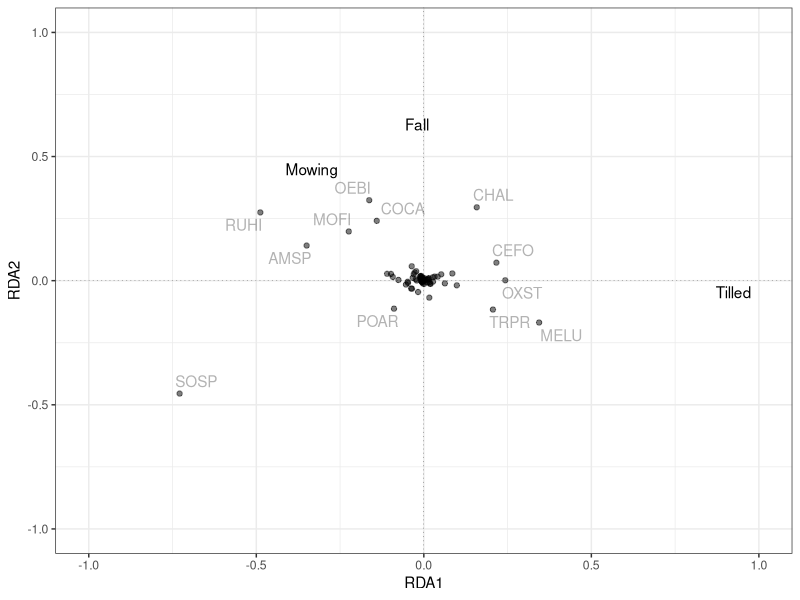
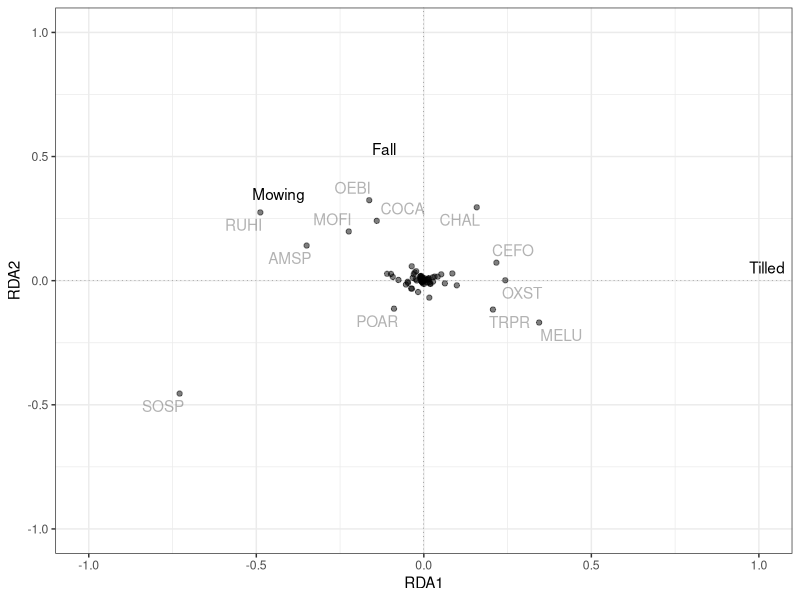

The R source for these figures, in order:
# libraries --------------------------------------------------------------------
library(here)
library(dplyr)
library(ggplot2)
library(vegan)
library(ggrepel)

# import -----------------------------------------------------------------------

spr_sb <- read.csv(
  here("data", "analysis_data", "spring_seedbank.csv"),
  row.names = 1
)

fall_sb <- read.csv(
  here("data", "analysis_data", "fall_seedbank.csv"),
  row.names = 1
)

# check packaging --------------------------------------------------------------
glimpse(spr_sb)
glimpse(fall_sb)

# clean data -------------------------------------------------------------------

sb <- rbind(fall_sb, spr_sb)

# clean data: community data matrix --------------------------------------------

comm_matrix <- sb %>%
  group_by(season, treatment, site_code) %>%
  tidyr::pivot_wider(names_from = spp_code, values_from = total_abund) %>%
  ungroup() %>%
  mutate(across(.cols = AMRE:LOPE, ~ tidyr::replace_na(.x, 0))) %>%
  mutate(
    season = factor(season, levels = c("Spring", "Fall")),
    treatment = factor(treatment, levels = c("RES", "MOW", "TIL")))

# redundancy analysis ----------------------------------------------------------

## prep ------------------------------------------------------------------------

Y <- comm_matrix %>%
  dplyr::select(-c("season", "site_name", "site_code", "treatment", "plot")) %>%
  vegan::decostand("hellinger")

## run RDA ----
comm_comp_rda <- rda(Y ~ season + treatment + site_name, data = comm_matrix)

## grab eigenvalues ----
rda_summ <- summary(comm_comp_rda)

## get r squared ----

# unadjusted R^2 retrieved from rda object
R2 <- RsquareAdj(comm_comp_rda)$r.squared

# adjusted R^2 retrieved from rda object
R2adj <- RsquareAdj(comm_comp_rda)$adj.r.squared

## anova ----

anova(comm_comp_rda, permutations = how(nperm = 999))
anova(comm_comp_rda, by = "axis", permutations = how(nperm = 999))

# plot ----

# manually extract scores for the first two RDA axes
sp_scores <- as.data.frame(rda_summ$species[, c("RDA1", "RDA2")])
st_scores <- as.data.frame(rda_summ$sites[, c("RDA1", "RDA2")])
yz_scores <- as.data.frame(rda_summ$biplot[, c("RDA1", "RDA2")]) # remove sites for now

# show only management regimes (instead of site names) for readability
yz_scores$vars <- rownames(yz_scores) 
yz_tidy <- filter(
  yz_scores,
  vars %in% c("seasonFall", "treatmentMOW","treatmentTIL")
)

rownames(yz_tidy) <- c("Fall", "Mowing", "Tilled")

# plot the scores using ggplot2 syntax
(ggplot_rda <- 
  
  ggplot() + 

  # species scores
  geom_text_repel(
    aes(x = RDA1, y  = RDA2), 
    label = row.names(sp_scores), 
    max.overlaps = 50, 
    alpha = 0.3, 
    data = sp_scores) +
  geom_point(
    aes(x = RDA1, y  = RDA2), 
    alpha = 0.5, 
    data = sp_scores) +
  
  # environmental scores 
  geom_text_repel(
    aes(x = RDA1, y = RDA2), 
    label = rownames(yz_tidy), 
    data = yz_tidy
  ) + 
  geom_hline(yintercept = 0, linetype = 3, linewidth = 0.1) + 
  geom_vline(xintercept = 0, linetype = 3, linewidth  = 0.1) + 
  xlim(-1, 1) + 
  ylim(-1, 1) + 
  theme_bw()
)

# save to disk -----------------------------------------------------------------

ggsave(
  filename = here("output", "results", "rda_community_composition.svg"),
  plot = ggplot_rda, 
  device = "svg", 
  units = "in", 
  height = 5, 
  width = 5
)


